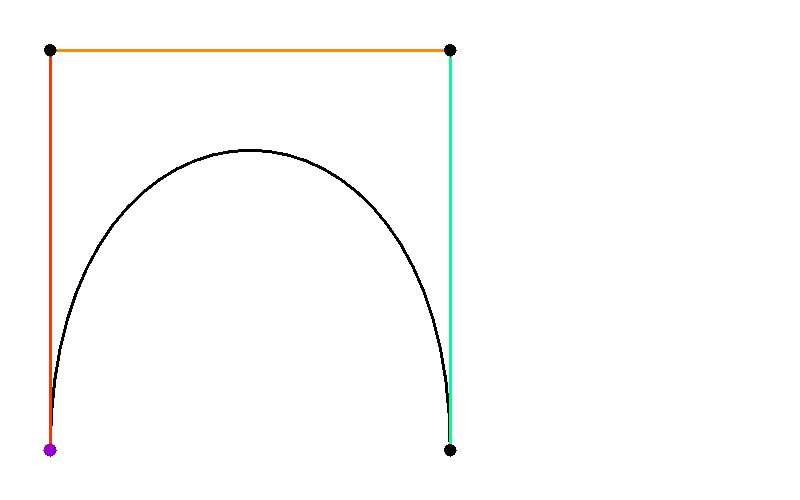
Frame 1 (no input)
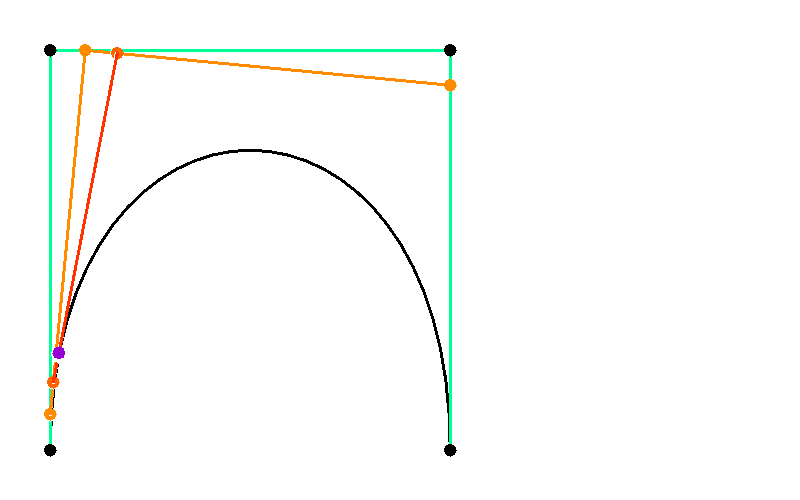
Frame 60 (the mouse pressed at the canvas centre just before this capture)
Frame 120 (the mouse held since frame 60 and released just before this capture): identical to frame 60, image omitted

The Processing sketch that drew these frames (run headless with seeded random() and noise(); from frame 60 on, the mouse is pressed at the canvas centre):

// Processing sketch: Bezier
// ── Bezier.pde
int c[][]=new int[2][4];
void setup() {
  size(800, 500);
  background(255);
  noSmooth();
  c[0][0] = 50; //BL
  c[1][0] = 450;
  c[0][1] = 50; //TL
  c[1][1] = 50;
  c[0][2] = 450; //TR
  c[1][2] = 50;
  c[0][3] = 450; //BR
  c[1][3] = 450;
  strokeWeight(3);
}
boolean tempA = true;
int posX=0;
int posY=0;
int xyGroup = 0;
float t =0.0;
float prevX[] =new float[3];
float prevY[] =new float[3];
float prevX2[] = new float[2];
float prevY2[] = new float[2];
float prevPrevX[] = new float[3];
float prevPrevY[] = new float[3];
float prevPrevX2[] = new float[2];
float prevPrevY2[] = new float[2];
float prevX3 =0;
float prevY3 = 0;
boolean spacePressed = false;
void draw() {
  if(key==32&&keyPressed){
    spacePressed=true;
  }else{
    spacePressed=false;
  }
  if (!spacePressed) {
    int D = 10;
    if (mousePressed) {
      if (tempA) {
        for (int i=0; i<4; i++) {
          if (abs(c[0][i]-mouseX)<10&&abs(c[1][i]-mouseY)<10) {
            posX=mouseX;
            posY=mouseY;
            tempA = false;
            xyGroup = i;
            clear();
            background(255);
            bezier(c[0][0], c[1][0], c[0][1], c[1][1], c[0][2], c[1][2], c[0][3], c[1][3]);
            fill(0);
            ellipse(c[0][0], c[1][0], D, D);
            ellipse(c[0][1], c[1][1], D, D);
            ellipse(c[0][2], c[1][2], D, D);
            ellipse(c[0][3], c[1][3], D, D);
            t=0;
            break;
          }
        }
      } else {
        //erase
        //255 is white
        stroke(255);
        fill(255);
        bezier(c[0][0], c[1][0], c[0][1], c[1][1], c[0][2], c[1][2], c[0][3], c[1][3]);
        ellipse(c[0][xyGroup], c[1][xyGroup], D, D);
        c[0][xyGroup]=mouseX;
        c[1][xyGroup]=mouseY;
        //draw
        stroke(0);
        bezier(c[0][0], c[1][0], c[0][1], c[1][1], c[0][2], c[1][2], c[0][3], c[1][3]);
        fill(0);
        ellipse(c[0][xyGroup], c[1][xyGroup], D, D);
      }
    } else {
      boolean onCircle = false;
      for (int i=0; i<4; i++) {
        if (abs(c[0][i]-mouseX)<10&&abs(c[1][i]-mouseY)<10) {
          onCircle=true;
          break;
        }
        onCircle=false;
      }
      if (onCircle) {
        cursor(HAND);
      } else {
        cursor(ARROW);
      }
      tempA=true;

      stroke(0);
      fill(0);
      fill(255, 0);
      bezier(c[0][0], c[1][0], c[0][1], c[1][1], c[0][2], c[1][2], c[0][3], c[1][3]);
      //Visualization

      //First 3 basic lines
      for (int i=0; i<3; i++) {
        stroke(0, 255, 150);
        line(c[0][i], c[1][i], c[0][i+1], c[1][i+1]);
        float pointX1 = (1-t)*c[0][i]+t*c[0][i+1];
        float pointY1 = (1-t)*c[1][i]+t*c[1][i+1];
        fill(255);
        stroke(255);
        ellipse(prevX[i], prevY[i], D, D);
        stroke(255, 140, 0);
        fill(255, 140, 0);
        ellipse(pointX1, pointY1, D, D);
        prevPrevX[i] = prevX[i];
        prevPrevY[i] = prevY[i];
        prevX[i] = pointX1;
        prevY[i] = pointY1;
      }

      //2 "parent" lines
      for (int i=0; i<2; i++) {
        stroke(255);
        t-=0.002;
        line(prevPrevX[i], prevPrevY[i], prevPrevX[i+1], prevPrevY[i+1]);
        stroke(255, 140, 0);
        t+=0.002;
        line(prevX[i], prevY[i], prevX[i+1], prevY[i+1]);
        float pointX1 = (1-t)*prevX[i]+t*prevX[i+1];
        float pointY1 = (1-t)*prevY[i]+t*prevY[i+1];
        fill(255);
        stroke(255);
        ellipse(prevX2[i], prevY2[i], D, D);
        stroke(255, 100, 0);
        fill(255, 100, 0);
        ellipse(pointX1, pointY1, D, D);
        prevPrevX2[i] = prevX2[i];
        prevPrevY2[i] = prevY2[i];
        prevX2[i] = pointX1;
        prevY2[i] = pointY1;
      }
      stroke(255);
      t-=0.002;
      //erases previous line
      line(prevPrevX2[0], prevPrevY2[0], prevPrevX2[1], prevPrevY2[1]);
      stroke(255, 50, 0);
      t+=0.002;
      //creates next line
      line(prevX2[0], prevY2[0], prevX2[1], prevY2[1]);
      float pointX1 = (1-t)*prevX2[0]+t*prevX2[0+1];
      float pointY1 = (1-t)*prevY2[0]+t*prevY2[0+1];
      fill(255);
      stroke(255);
      ellipse(prevX3, prevY3, 1.3*D, 1.3*D);
      stroke(255, 100, 0);
      prevX3 = pointX1;
      prevY3 = pointY1;

      t+=0.0015;
      if (t>1.0) {
        t=0;
      }
      stroke(0);
      fill(0);
      ellipse(c[0][0], c[1][0], D, D);
      ellipse(c[0][1], c[1][1], D, D);
      ellipse(c[0][2], c[1][2], D, D);
      ellipse(c[0][3], c[1][3], D, D);
      noStroke();
      fill(148, 0, 211);
      ellipse(pointX1, pointY1, 1.3*D, 1.3*D);
      fill(255);
      stroke(0);
    }
  }
}
